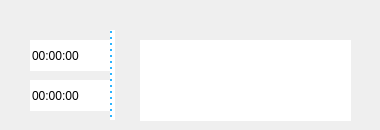
<?xml version="1.0" encoding="UTF-8"?>
<ui version="4.0">
 <class>ScheItem</class>
 <widget class="QWidget" name="ScheItem">
  <property name="geometry">
   <rect>
    <x>0</x>
    <y>0</y>
    <width>380</width>
    <height>130</height>
   </rect>
  </property>
  <property name="minimumSize">
   <size>
    <width>380</width>
    <height>130</height>
   </size>
  </property>
  <property name="maximumSize">
   <size>
    <width>380</width>
    <height>130</height>
   </size>
  </property>
  <property name="windowTitle">
   <string>Form</string>
  </property>
  <property name="styleSheet">
   <string notr="true">QWidget{
background-color: rgb(255, 255, 255)；
	border-color: rgb(147, 147, 147);
}
</string>
  </property>
  <widget class="QWidget" name="widget" native="true">
   <property name="geometry">
    <rect>
     <x>0</x>
     <y>20</y>
     <width>380</width>
     <height>110</height>
    </rect>
   </property>
   <property name="minimumSize">
    <size>
     <width>380</width>
     <height>110</height>
    </size>
   </property>
   <property name="maximumSize">
    <size>
     <width>380</width>
     <height>110</height>
    </size>
   </property>
   <property name="styleSheet">
    <string notr="true"/>
   </property>
   <widget class="QTimeEdit" name="starttime">
    <property name="geometry">
     <rect>
      <x>30</x>
      <y>20</y>
      <width>81</width>
      <height>31</height>
     </rect>
    </property>
    <property name="styleSheet">
     <string notr="true">QTimeEdit{
border:0px solid white;
background-color:white;
}
QTimeEdit::up-button{
background-color:white;
}
QTimeEdit::down-button{
background-color:white;
}</string>
    </property>
   </widget>
   <widget class="QTimeEdit" name="endtime">
    <property name="geometry">
     <rect>
      <x>30</x>
      <y>60</y>
      <width>81</width>
      <height>31</height>
     </rect>
    </property>
    <property name="styleSheet">
     <string notr="true">QTimeEdit{
border:0px solid white;
background-color:white;
}
QTimeEdit::up-button{
background-color:white;
}
QTimeEdit::down-button{
background-color:white;
}</string>
    </property>
   </widget>
   <widget class="QLineEdit" name="title">
    <property name="geometry">
     <rect>
      <x>140</x>
      <y>20</y>
      <width>211</width>
      <height>31</height>
     </rect>
    </property>
    <property name="styleSheet">
     <string notr="true">QLineEdit{
border:0px solid white;
background-color:white;
}</string>
    </property>
   </widget>
   <widget class="QTextEdit" name="description">
    <property name="geometry">
     <rect>
      <x>140</x>
      <y>50</y>
      <width>211</width>
      <height>51</height>
     </rect>
    </property>
    <property name="styleSheet">
     <string notr="true">QTextEdit{
border:0px solid white;
background-color:white;
}</string>
    </property>
   </widget>
   <widget class="Line" name="line">
    <property name="geometry">
     <rect>
      <x>110</x>
      <y>10</y>
      <width>5</width>
      <height>90</height>
     </rect>
    </property>
    <property name="styleSheet">
     <string notr="true">QFrame#line{
	background-color: rgb(255, 255, 255);
    color:white;
    border-left: 2px dotted rgb(42, 180, 255);

}</string>
    </property>
    <property name="frameShadow">
     <enum>QFrame::Plain</enum>
    </property>
    <property name="lineWidth">
     <number>1</number>
    </property>
    <property name="orientation">
     <enum>Qt::Vertical</enum>
    </property>
   </widget>
  </widget>
 </widget>
 <resources/>
 <connections/>
</ui>
